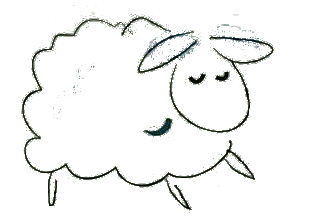
#> input picture Practice/sheep.png, 313 x 217 px
$ python drawSheep.py
#> lines starting #> are read from the running program, lines starting #| are printed output that depends on the picture
# -*- coding: utf-8 -*-
"""
Created on Sun Apr 17 16:37:37 2022

@author: doujialiang
"""

import numpy as np
import os

import matplotlib.pyplot

import skimage.io
from skimage import filters, color
import skimage.measure

img = skimage.io.imread('sheep.png')
#> img is the input picture: shape (217, 313, 4); mean R, G, B, A 139.2, 146.2, 130.7, 16.7
gray=color.rgb2gray(img) # 把它转换成灰度图像
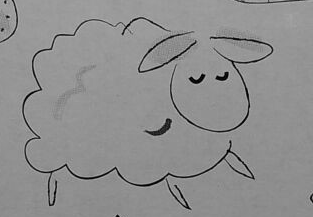
#> gray: shape (217, 313) float64; min 0.000565, max 0.737, mean 0.563

thresh = filters.threshold_otsu(gray)
#> thresh = 0.382
binary = gray <= thresh
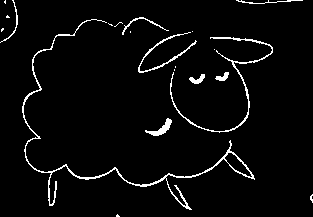
#> binary: shape (217, 313) bool; 3.8% white in thin lines or dots

#matplotlib.pyplot.imshow(binary, interpolation='nearest', cmap=matplotlib.pyplot.cm.gray) #灰灰的


# labels binary image
import skimage.morphology as mp
import skimage.measure as ms
binary=mp.binary_closing(binary,mp.diamond(1))
#> binary: shape (217, 313) bool; 3.8% white in thin lines or dots
#binary=mp.binary_closing(binary,mp.diamond(1))
labels = ms.label(binary, neighbors=8)
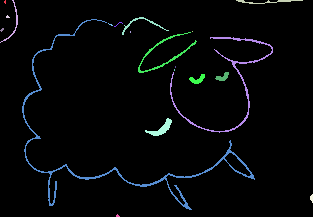
#> labels: shape (217, 313) int32; 21 distinct labels, from 0 to 20; one colour per label, 0 black
contours = ms.find_contours(labels,0.2)
#> contours = 49 point arrays, longest 1367 points

# Display the image and plot all contours found
with matplotlib.pyplot.xkcd():
    fig, ax = matplotlib.pyplot.subplots()
    ax.imshow(binary, interpolation='nearest', cmap=matplotlib.pyplot.cm.gray)

    for n, contour in enumerate(contours):
        ax.plot(contour[:, 1], contour[:, 0], linewidth=1)
#> this loop made 49 passes
#> contour on pass 35: [[41.1, 0], [42, 0.9], [42.9, 0]]
    ax.annotate('Do you know?\n I\'m a cute sheep.', (0.2, 0.45), textcoords='axes fraction', size=20)

    ax.axis('image')
    ax.set_xticks([])
    ax.set_yticks([])
    matplotlib.pyplot.show()
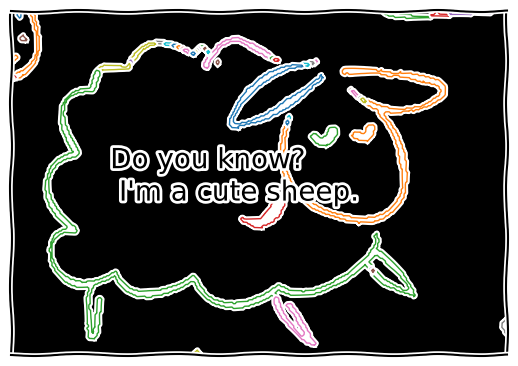
#> figure drawn by matplotlib, 1 panel
